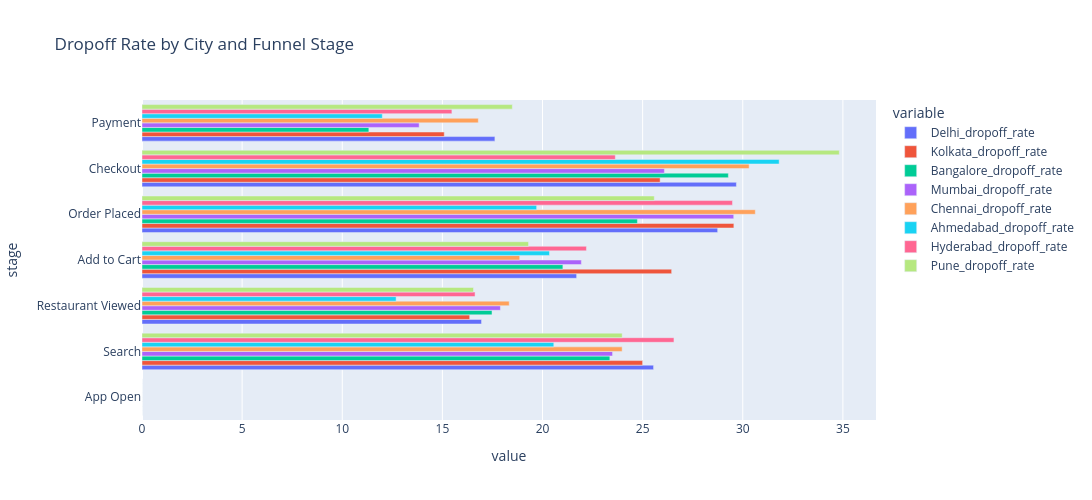

The cell this chart's notebook holds for it:
### Code cell
px.bar(
    location_dropoff*100, 
    y=location_dropoff.index, 
    x=['Delhi_dropoff_rate','Kolkata_dropoff_rate','Bangalore_dropoff_rate', 'Mumbai_dropoff_rate','Chennai_dropoff_rate','Ahmedabad_dropoff_rate',
       'Hyderabad_dropoff_rate', 'Pune_dropoff_rate'
      ], 
    # color='City', 
    barmode='group', # Groups them side-by-side instead of stacking
    orientation='h', # Makes the bars horizontal
    title='Dropoff Rate by City and Funnel Stage',
    labels={'Dropoff_Rate': 'Dropoff Rate (%)', 'Stage': 'Funnel Stage'},
    width= 1200,
    height = 500
)

### Figure 1 — Plotly figure (JSON) as saved in the notebook; plotly's stock layout.template omitted (floating-point values rounded to 4 significant figures)
{"data": [{"alignmentgroup": "True", "hovertemplate": "variable=Delhi_dropoff_rate<br>value=%{x}<br>stage=%{y}<extra></extra>", "legendgroup": "Delhi_dropoff_rate", "marker": {"color": "#636efa", "pattern": {"shape": ""}}, "name": "Delhi_dropoff_rate", "offsetgroup": "Delhi_dropoff_rate", "orientation": "h", "showlegend": true, "textposition": "auto", "type": "bar", "x": [0, 25.55, 16.96, 21.7, 28.75, 29.68, 17.62], "xaxis": "x", "y": ["App Open", "Search", "Restaurant Viewed", "Add to Cart", "Order Placed", "Checkout", "Payment"], "yaxis": "y"}, {"alignmentgroup": "True", "hovertemplate": "variable=Kolkata_dropoff_rate<br>value=%{x}<br>stage=%{y}<extra></extra>", "legendgroup": "Kolkata_dropoff_rate", "marker": {"color": "#EF553B", "pattern": {"shape": ""}}, "name": "Kolkata_dropoff_rate", "offsetgroup": "Kolkata_dropoff_rate", "orientation": "h", "showlegend": true, "textposition": "auto", "type": "bar", "x": [0, 25, 16.36, 26.45, 29.56, 25.87, 15.09], "xaxis": "x", "y": ["App Open", "Search", "Restaurant Viewed", "Add to Cart", "Order Placed", "Checkout", "Payment"], "yaxis": "y"}, {"alignmentgroup": "True", "hovertemplate": "variable=Bangalore_dropoff_rate<br>value=%{x}<br>stage=%{y}<extra></extra>", "legendgroup": "Bangalore_dropoff_rate", "marker": {"color": "#00cc96", "pattern": {"shape": ""}}, "name": "Bangalore_dropoff_rate", "offsetgroup": "Bangalore_dropoff_rate", "orientation": "h", "showlegend": true, "textposition": "auto", "type": "bar", "x": [0, 23.36, 17.48, 21.02, 24.74, 29.28, 11.33], "xaxis": "x", "y": ["App Open", "Search", "Restaurant Viewed", "Add to Cart", "Order Placed", "Checkout", "Payment"], "yaxis": "y"}, {"alignmentgroup": "True", "hovertemplate": "variable=Mumbai_dropoff_rate<br>value=%{x}<br>stage=%{y}<extra></extra>", "legendgroup": "Mumbai_dropoff_rate", "marker": {"color": "#ab63fa", "pattern": {"shape": ""}}, "name": "Mumbai_dropoff_rate", "offsetgroup": "Mumbai_dropoff_rate", "orientation": "h", "showlegend": true, "textposition": "auto", "type": "bar", "x": [0, 23.5, 17.9, 21.94, 29.55, 26.09, 13.84], "xaxis": "x", "y": ["App Open", "Search", "Restaurant Viewed", "Add to Cart", "Order Placed", "Checkout", "Payment"], "yaxis": "y"}, {"alignmentgroup": "True", "hovertemplate": "variable=Chennai_dropoff_rate<br>value=%{x}<br>stage=%{y}<extra></extra>", "legendgroup": "Chennai_dropoff_rate", "marker": {"color": "#FFA15A", "pattern": {"shape": ""}}, "name": "Chennai_dropoff_rate", "offsetgroup": "Chennai_dropoff_rate", "orientation": "h", "showlegend": true, "textposition": "auto", "type": "bar", "x": [0, 23.98, 18.34, 18.86, 30.63, 30.32, 16.79], "xaxis": "x", "y": ["App Open", "Search", "Restaurant Viewed", "Add to Cart", "Order Placed", "Checkout", "Payment"], "yaxis": "y"}, {"alignmentgroup": "True", "hovertemplate": "variable=Ahmedabad_dropoff_rate<br>value=%{x}<br>stage=%{y}<extra></extra>", "legendgroup": "Ahmedabad_dropoff_rate", "marker": {"color": "#19d3f3", "pattern": {"shape": ""}}, "name": "Ahmedabad_dropoff_rate", "offsetgroup": "Ahmedabad_dropoff_rate", "orientation": "h", "showlegend": true, "textposition": "auto", "type": "bar", "x": [0, 20.56, 12.69, 20.35, 19.71, 31.82, 12], "xaxis": "x", "y": ["App Open", "Search", "Restaurant Viewed", "Add to Cart", "Order Placed", "Checkout", "Payment"], "yaxis": "y"}, {"alignmentgroup": "True", "hovertemplate": "variable=Hyderabad_dropoff_rate<br>value=%{x}<br>stage=%{y}<extra></extra>", "legendgroup": "Hyderabad_dropoff_rate", "marker": {"color": "#FF6692", "pattern": {"shape": ""}}, "name": "Hyderabad_dropoff_rate", "offsetgroup": "Hyderabad_dropoff_rate", "orientation": "h", "showlegend": true, "textposition": "auto", "type": "bar", "x": [0, 26.56, 16.63, 22.19, 29.49, 23.64, 15.48], "xaxis": "x", "y": ["App Open", "Search", "Restaurant Viewed", "Add to Cart", "Order Placed", "Checkout", "Payment"], "yaxis": "y"}, {"alignmentgroup": "True", "hovertemplate": "variable=Pune_dropoff_rate<br>value=%{x}<br>stage=%{y}<extra></extra>", "legendgroup": "Pune_dropoff_rate", "marker": {"color": "#B6E880", "pattern": {"shape": ""}}, "name": "Pune_dropoff_rate", "offsetgroup": "Pune_dropoff_rate", "orientation": "h", "showlegend": true, "textposition": "auto", "type": "bar", "x": [0, 23.98, 16.55, 19.3, 25.58, 34.82, 18.49], "xaxis": "x", "y": ["App Open", "Search", "Restaurant Viewed", "Add to Cart", "Order Placed", "Checkout", "Payment"], "yaxis": "y"}], "layout": {"barmode": "group", "height": 500, "legend": {"title": {"text": "variable"}, "tracegroupgap": 0}, "title": {"text": "Dropoff Rate by City and Funnel Stage"}, "width": 1200, "xaxis": {"anchor": "y", "autorange": true, "domain": [0, 1], "range": [0, 36.65], "title": {"text": "value"}, "type": "linear"}, "yaxis": {"anchor": "x", "autorange": true, "domain": [0, 1], "range": [-0.5, 6.5], "title": {"text": "stage"}, "type": "category"}}}
